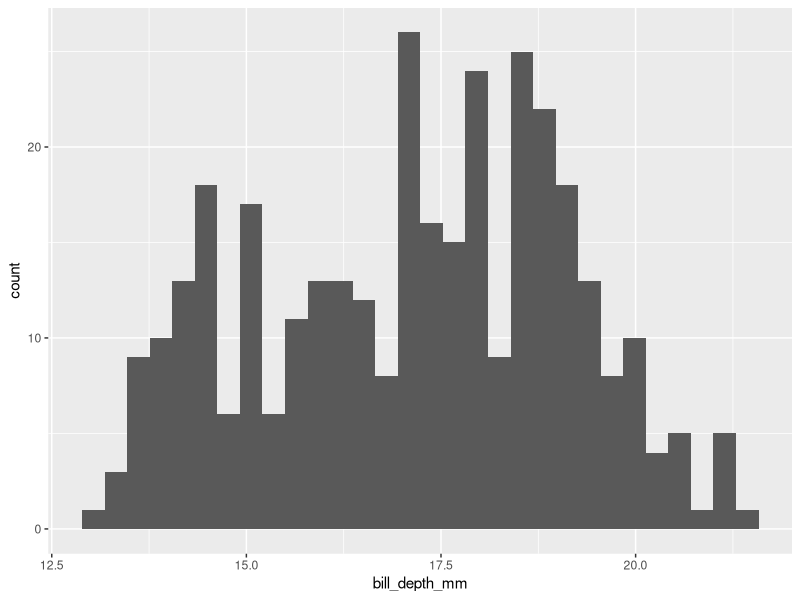

Here is the R script that generated this plot:
library(tidyverse)
library(palmerpenguins)
penguins %>% 
  ggplot(aes(x=bill_depth_mm)) +
  geom_histogram()

#hi there
